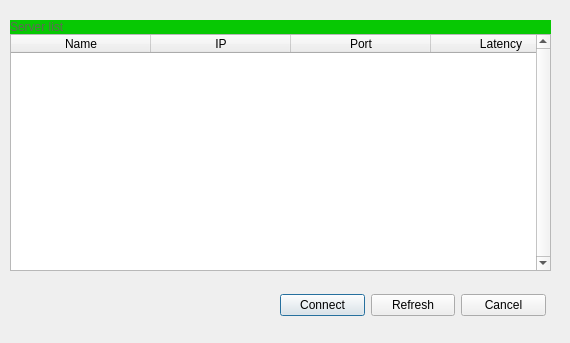
<?xml version="1.0" encoding="UTF-8"?>
<ui version="4.0">
 <class>ScanWindow</class>
 <widget class="QDialog" name="ScanWindow">
  <property name="geometry">
   <rect>
    <x>0</x>
    <y>0</y>
    <width>570</width>
    <height>343</height>
   </rect>
  </property>
  <property name="windowTitle">
   <string>Dialog</string>
  </property>
  <widget class="QWidget" name="horizontalLayoutWidget">
   <property name="geometry">
    <rect>
     <x>280</x>
     <y>280</y>
     <width>266</width>
     <height>51</height>
    </rect>
   </property>
   <layout class="QHBoxLayout" name="scanButtonLayout">
    <item>
     <widget class="QPushButton" name="connectButton">
      <property name="text">
       <string>Connect</string>
      </property>
     </widget>
    </item>
    <item>
     <widget class="QPushButton" name="refreshButton">
      <property name="text">
       <string>Refresh</string>
      </property>
     </widget>
    </item>
    <item>
     <widget class="QPushButton" name="cancelButton">
      <property name="text">
       <string>Cancel</string>
      </property>
     </widget>
    </item>
   </layout>
  </widget>
  <widget class="QWidget" name="verticalLayoutWidget">
   <property name="geometry">
    <rect>
     <x>10</x>
     <y>20</y>
     <width>541</width>
     <height>251</height>
    </rect>
   </property>
   <layout class="QVBoxLayout" name="serverListLayout">
    <property name="spacing">
     <number>0</number>
    </property>
    <item>
     <widget class="QLabel" name="serverHeaderLabel">
      <property name="styleSheet">
       <string notr="true">color: rgb(96, 103, 87);
background-color: rgb(7, 200, 3);
font: italic 16pt &quot;Times New Roman&quot;;</string>
      </property>
      <property name="text">
       <string>Server list</string>
      </property>
     </widget>
    </item>
    <item>
     <widget class="QTableWidget" name="serverTable">
      <property name="verticalScrollBarPolicy">
       <enum>Qt::ScrollBarAlwaysOn</enum>
      </property>
      <property name="horizontalScrollBarPolicy">
       <enum>Qt::ScrollBarAlwaysOff</enum>
      </property>
      <property name="editTriggers">
       <set>QAbstractItemView::NoEditTriggers</set>
      </property>
      <property name="selectionBehavior">
       <enum>QAbstractItemView::SelectRows</enum>
      </property>
      <attribute name="horizontalHeaderCascadingSectionResizes">
       <bool>false</bool>
      </attribute>
      <attribute name="horizontalHeaderDefaultSectionSize">
       <number>140</number>
      </attribute>
      <attribute name="horizontalHeaderStretchLastSection">
       <bool>true</bool>
      </attribute>
      <attribute name="verticalHeaderCascadingSectionResizes">
       <bool>false</bool>
      </attribute>
      <attribute name="verticalHeaderStretchLastSection">
       <bool>false</bool>
      </attribute>
      <column>
       <property name="text">
        <string>Name</string>
       </property>
      </column>
      <column>
       <property name="text">
        <string>IP</string>
       </property>
      </column>
      <column>
       <property name="text">
        <string>Port</string>
       </property>
      </column>
      <column>
       <property name="text">
        <string>Latency</string>
       </property>
      </column>
     </widget>
    </item>
   </layout>
  </widget>
 </widget>
 <resources/>
 <connections/>
</ui>
